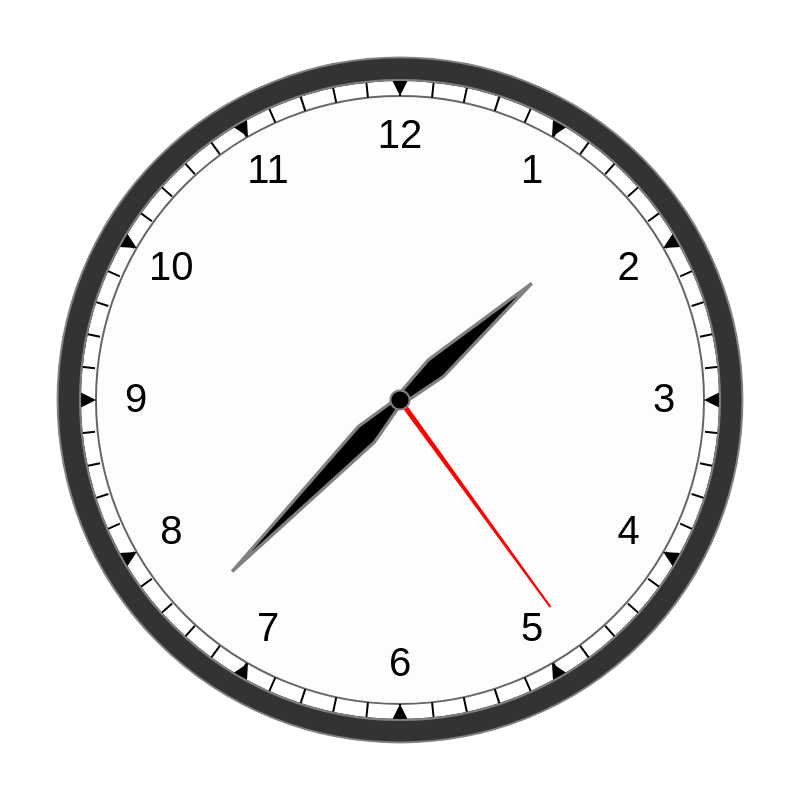

Write the Vega-Lite specification saved for this chart.
### Vega specification from a JSON file in a GitHub repository (floating-point values rounded to 4 significant figures)
{"$schema": "https://vega.github.io/schema/vega/v5.json", "width": 400, "height": 400, "signals": [{"name": "centerX", "init": "width/2"}, {"name": "centerY", "init": "height/2"}, {"name": "radiusRef", "init": "min(width,height)*0.8"}, {"name": "sizeFactor", "init": "radiusRef/400"}, {"name": "outerRadius", "init": "radiusRef/2"}, {"name": "innerRadius", "init": "radiusRef/2 - (10 * sizeFactor)"}, {"name": "currentDate", "init": "now()", "on": [{"events": {"type": "timer", "throttle": 1000}, "update": "now()"}]}, {"name": "currentHour", "init": "hours(currentDate)+minutes(currentDate)/60", "on": [{"events": {"signal": "currentDate"}, "update": "hours(currentDate)+minutes(currentDate)/60"}]}, {"name": "currentMinute", "init": "minutes(currentDate)+seconds(currentDate)/60", "on": [{"events": {"signal": "currentDate"}, "update": "minutes(currentDate)+seconds(currentDate)/60"}]}, {"name": "currentSecond", "init": "seconds(currentDate)", "on": [{"events": {"signal": "currentDate"}, "update": "seconds(currentDate)"}]}], "data": [{"name": "hours", "transform": [{"type": "sequence", "start": 0, "stop": 12, "step": 1, "as": "hour"}, {"type": "formula", "expr": "centerX - cos(PI/2 + (datum.hour * PI/6)) * (outerRadius - (outerRadius-innerRadius)/2)", "as": "x"}, {"type": "formula", "expr": "centerY - sin(PI/2 + (datum.hour * PI/6)) * (outerRadius - (outerRadius-innerRadius)/2)", "as": "y"}, {"type": "formula", "expr": "centerX - cos(PI/2 + (datum.hour * PI/6)) * (innerRadius - 25 * max(sizeFactor, 0.4))", "as": "xHour"}, {"type": "formula", "expr": "centerY - sin(PI/2 + (datum.hour * PI/6)) * (innerRadius - 25 * max(sizeFactor, 0.4))", "as": "yHour"}]}, {"name": "minutes", "transform": [{"type": "sequence", "start": 0, "stop": 60, "step": 1, "as": "minute"}, {"type": "formula", "expr": "centerX - cos(PI/2 + (datum.minute * PI/30)) * (outerRadius - (outerRadius-innerRadius)/3)", "as": "x"}, {"type": "formula", "expr": "centerY - sin(PI/2 + (datum.minute * PI/30)) * (outerRadius - (outerRadius-innerRadius)/2)", "as": "y"}]}], "scales": [{"name": "hourScale", "domain": {"data": "hours", "field": "hour"}, "range": [0, {"signal": "2*PI"}]}, {"name": "minutesScale", "domain": {"data": "minutes", "field": "minute"}, "range": [0, {"signal": "2*PI"}]}], "marks": [{"type": "arc", "encode": {"enter": {"x": {"signal": "centerX"}, "y": {"signal": "centerY"}, "startAngle": {"value": 0}, "endAngle": {"signal": "2*PI"}, "outerRadius": {"signal": "outerRadius"}, "fill": {"value": "transparent"}, "stroke": {"value": "black"}}}}, {"type": "arc", "encode": {"enter": {"x": {"signal": "centerX"}, "y": {"signal": "centerY"}, "startAngle": {"value": 0}, "endAngle": {"signal": "2*PI"}, "outerRadius": {"signal": "innerRadius"}, "fill": {"value": "#FCFCFC"}, "opacity": {"value": 0.6}, "stroke": {"value": "black"}}}}, {"type": "symbol", "from": {"data": "minutes"}, "encode": {"enter": {"size": {"signal": "pow(2*sizeFactor, 2)"}, "x": {"field": "x"}, "y": {"field": "y"}, "angle": {"signal": "datum.minute*6"}, "shape": {"value": "m 0 -5 v 10"}, "stroke": {"value": "black"}}}}, {"type": "symbol", "from": {"data": "hours"}, "encode": {"enter": {"size": {"signal": "pow(2*sizeFactor, 2)"}, "angle": {"signal": "datum.hour*30"}, "shape": {"value": "m -5 -5 h 10 l -5 10 l -5 -10 Z"}, "x": {"field": "x"}, "y": {"field": "y"}, "fill": {"value": "black"}}}}, {"type": "text", "from": {"data": "hours"}, "encode": {"enter": {"x": {"field": "xHour"}, "y": {"field": "yHour"}, "align": {"value": "center"}, "baseline": {"value": "middle"}, "text": {"signal": "datum.hour === 0 ? 12 : datum.hour"}, "fontSize": {"signal": "25*max(sizeFactor, 0.4)"}}}}, {"type": "symbol", "encode": {"enter": {"size": {"signal": "pow(2*sizeFactor, 2)"}, "shape": {"value": "M 0 0 h-1 l 1 -160 l 1 160 h-1"}, "x": {"signal": "centerX"}, "y": {"signal": "centerY"}, "fill": {"value": "red"}, "stroke": {"value": "red"}, "strokeSize": {"value": 2}, "strokeCap": {"value": "round"}}, "update": {"angle": {"signal": "currentSecond*6"}}}}, {"type": "symbol", "encode": {"enter": {"size": {"signal": "pow(2*sizeFactor, 2)"}, "shape": {"value": "M 0 0 h -2 l -5 -30 l 7 -120 l 7 120 l -5 30 h -2 "}, "x": {"signal": "centerX"}, "y": {"signal": "centerY"}, "fill": {"value": "black"}, "stroke": {"value": "grey"}, "strokeCap": {"value": "round"}, "strokeWidth": {"signal": "2* min(sizeFactor, 1)"}}, "update": {"angle": {"signal": "currentMinute*6"}}}}, {"type": "symbol", "encode": {"enter": {"size": {"signal": "pow(2*sizeFactor, 2)"}, "shape": {"value": "M 0 0 h-3 l -4 -30 l 7 -80 l 7 80 l -4 30 h -3"}, "x": {"signal": "centerX"}, "y": {"signal": "centerY"}, "fill": {"value": "black"}, "stroke": {"value": "grey"}, "strokeCap": {"value": "round"}, "strokeWidth": {"signal": "2* min(sizeFactor, 1)"}, "zIndex": {"value": 1}}, "update": {"angle": {"signal": "currentHour*30"}}}}, {"type": "arc", "encode": {"enter": {"x": {"signal": "centerX"}, "y": {"signal": "centerY"}, "startAngle": {"value": 0}, "endAngle": {"signal": "2*PI"}, "outerRadius": {"signal": "6*sizeFactor"}, "fill": {"value": "black"}, "stroke": {"value": "grey"}, "zIndex": {"value": 1}}}}, {"type": "arc", "encode": {"enter": {"x": {"signal": "centerX"}, "y": {"signal": "centerY"}, "startAngle": {"value": 0}, "endAngle": {"signal": "2*PI"}, "innerRadius": {"signal": "outerRadius"}, "outerRadius": {"signal": "outerRadius + 14 * sizeFactor"}, "fill": {"value": "#333"}, "stroke": {"value": "grey"}}}}]}
